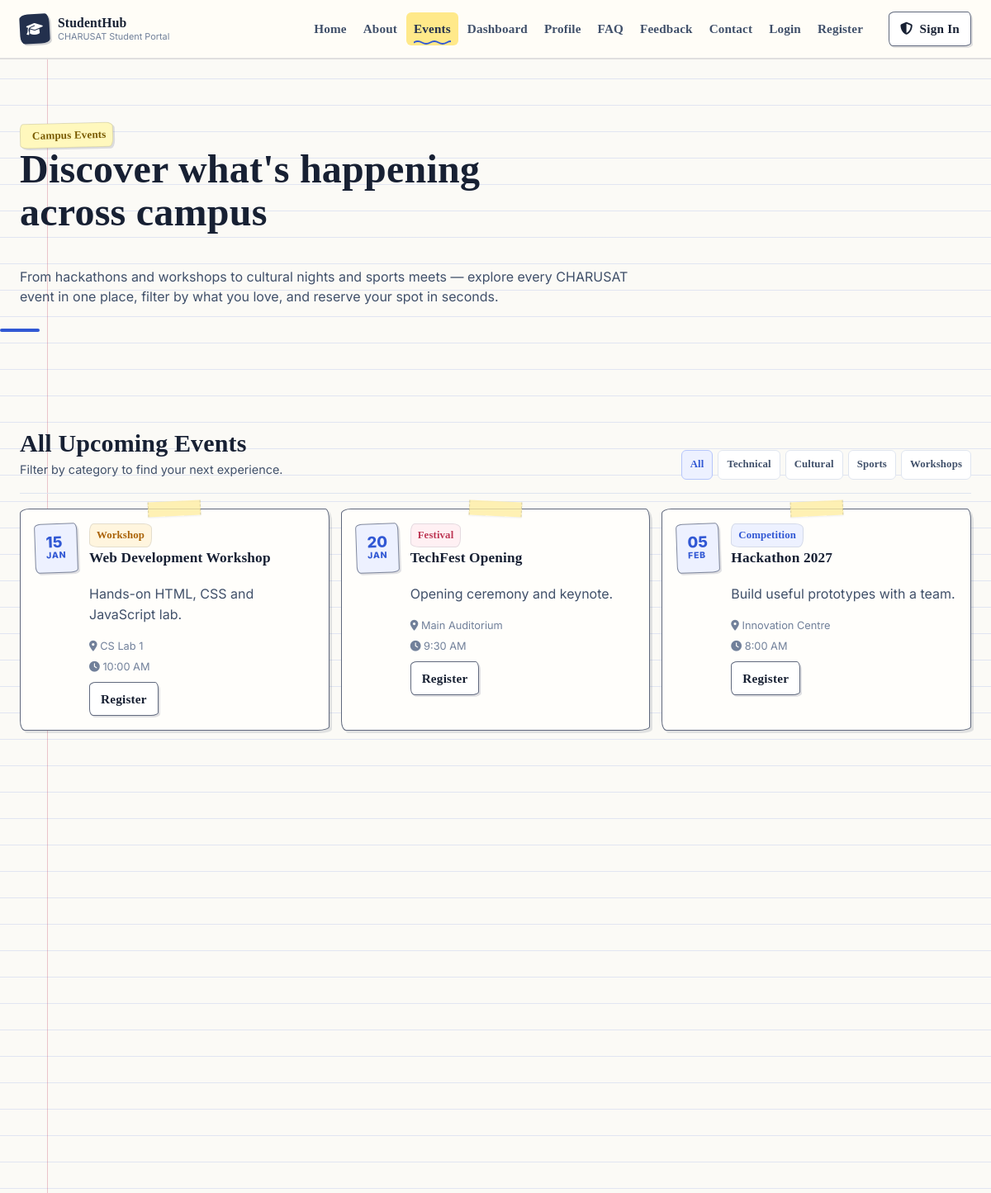
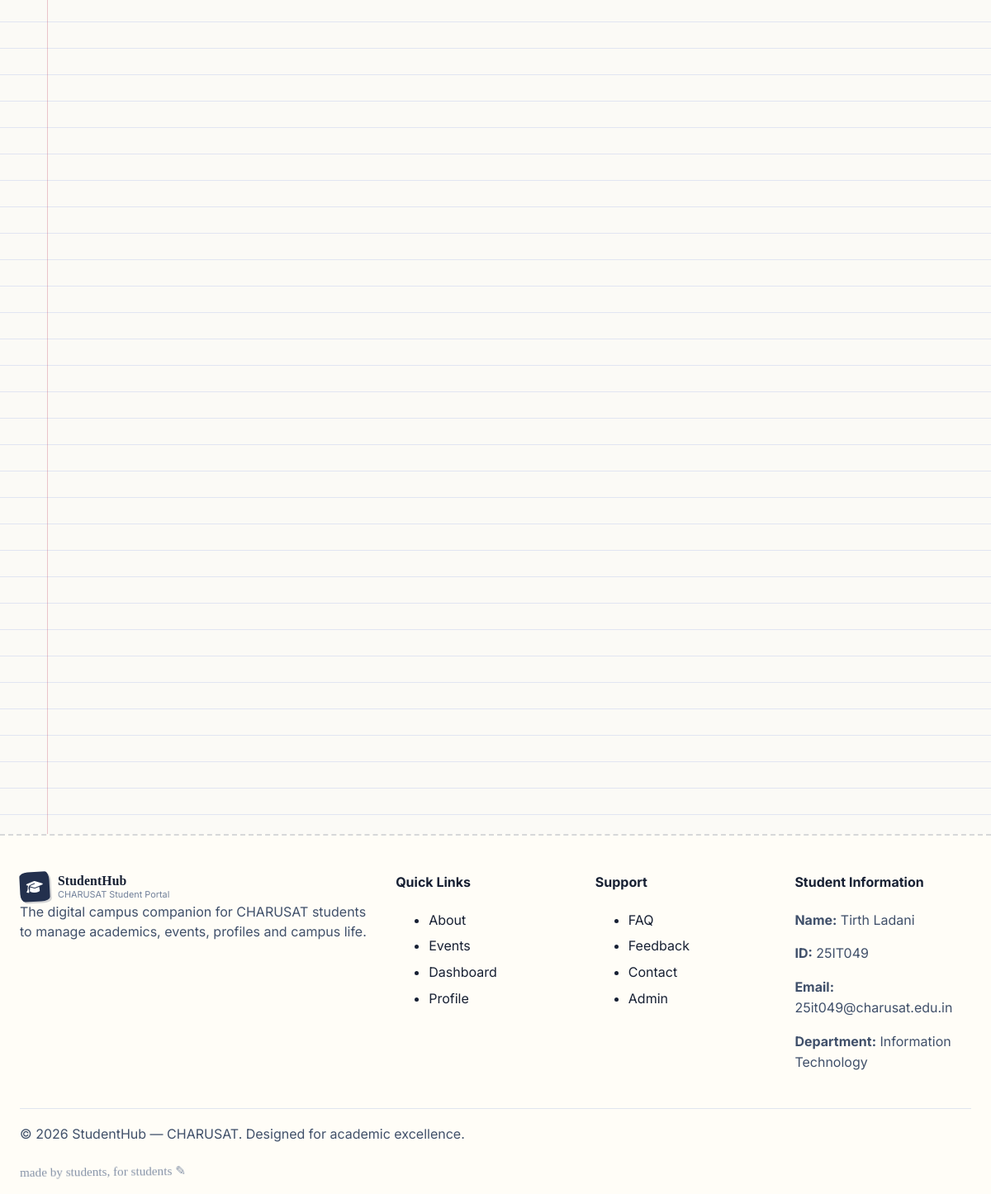
Screenshot of /events.php with the database file from the repository (2 pictures, top to bottom).
### tables this page shows
CREATE TABLE IF NOT EXISTS events (
 id INT UNSIGNED AUTO_INCREMENT PRIMARY KEY, title VARCHAR(180) NOT NULL, description TEXT NOT NULL,
 category VARCHAR(80) NOT NULL DEFAULT 'General', event_date DATETIME NOT NULL, venue VARCHAR(180) NOT NULL,
 capacity INT UNSIGNED NOT NULL DEFAULT 100, poster VARCHAR(255) NULL, status ENUM('published','draft','closed') NOT NULL DEFAULT 'published',
 created_by INT UNSIGNED NULL, created_at TIMESTAMP DEFAULT CURRENT_TIMESTAMP, updated_at TIMESTAMP DEFAULT CURRENT_TIMESTAMP ON UPDATE CURRENT_TIMESTAMP,
 CONSTRAINT fk_events_creator FOREIGN KEY(created_by) REFERENCES users(id) ON DELETE SET NULL,
 UNIQUE KEY uq_events_title_date(title,event_date),
 INDEX idx_events_date_status(event_date,status)
);

### includes/security.php (called while the page is built, shortened)
<?php
function sh_e($v): string { return htmlspecialchars((string)$v, ENT_QUOTES|ENT_SUBSTITUTE, 'UTF-8'); }

### events.php (the view, shortened to what this page needs)
<?php
require_once __DIR__ . '/config/database.php';
require_once __DIR__ . '/includes/security.php';
$isLoggedIn = !empty($_SESSION['user_id']);
$userRole   = $_SESSION['user_role'] ?? '';
$userRegistered = [];
$events = [];
$res = $db->query("
    SELECT e.*,
           (SELECT COUNT(*) FROM registrations r WHERE r.event_id = e.id AND r.status = 'registered') AS attendees
    FROM events e
    WHERE e.status = 'published'
    ORDER BY e.event_date ASC
");
if ($res) {
    $events = $res->fetch_all(MYSQLI_ASSOC);
}
function getCatClass($category) {
    $c = strtolower(trim($category));
    if (strpos($c, 'tech') !== false || strpos($c, 'comp') !== false || strpos($c, 'ai') !== false) return 'technical';
    if (strpos($c, 'cult') !== false || strpos($c, 'fest') !== false || strpos($c, 'music') !== false) return 'cultural';
    if (strpos($c, 'work') !== false || strpos($c, 'sem') !== false || strpos($c, 'train') !== false) return 'workshop';
    return 'technical';
}
?>
<!DOCTYPE html>
<html lang="en">
<head>
  <link rel="stylesheet"
        href="https://cdnjs.cloudflare.com/ajax/libs/font-awesome/6.6.0/css/all.min.css">
  <link rel="stylesheet" href="css/style.css">
</head>
<body class="theme-teal events-page">
  <header class="header">
    <div class="container">
      <div class="header-wrapper">
        <a href="index.php" class="logo">
          <div class="logo-box">
            <i class="fa-solid fa-graduation-cap"></i>
          </div>
          <div class="logo-text">
            <h2>StudentHub</h2>
            <span>CHARUSAT Student Portal</span>
          </div>
        </a>
        <nav class="navbar">
          <a href="index.php">Home</a>
          <a href="about.php">About</a>
          <a href="events.php" class="active">Events</a>
          <a href="dashboard.php">Dashboard</a>
          <a href="profile.php">Profile</a>
          <a href="faq.php">FAQ</a>
          <a href="feedback.php">Feedback</a>
          <a href="contact.php">Contact</a>
          <?php if (!$isLoggedIn): ?>
            <a href="login.php">Login</a>
            <a href="register.php">Register</a>
          <?php else: ?>
            <a href="logout.php">Logout</a>
          <?php endif; ?>
        </nav>
        <div class="header-right">
          <?php if ($userRole === 'admin'): ?>
            <a href="admin_dashboard.php" class="btn btn-admin">
              <i class="fa-solid fa-shield-halved"></i>
              Admin
            </a>
          <?php else: ?>
            <a href="login.php" class="btn btn-admin">
              <i class="fa-solid fa-shield-halved"></i>
              Sign In
            </a>
          <?php endif; ?>
        </div>
      </div>
    </div>
  </header>
  <main class="events-shell">
    <section class="events-hero">
      <div class="container">
        <div class="events-hero-inner">
          <span class="section-badge">
            Campus Events
          </span>
          <h1>Discover what's happening<br><span>across campus</span></h1>
          <p>
            From hackathons and workshops to cultural nights and sports meets —
            explore every CHARUSAT event in one place, filter by what you love,
            and reserve your spot in seconds.
          </p>
        </div>
      </div>
    </section>
    <section class="section events-listing">
      <div class="container">
        <div class="events-toolbar">
          <div>
            <h2 class="events-toolbar-title">All Upcoming Events</h2>
            <p class="events-toolbar-sub">Filter by category to find your next experience.</p>
          </div>
          <div class="events-filter" role="tablist" aria-label="Filter events by category">
            <button class="events-filter-btn active" type="button" data-filter="all">All</button>
            <button class="events-filter-btn" type="button" data-filter="technical">Technical</button>
            <button class="events-filter-btn" type="button" data-filter="cultural">Cultural</button>
            <button class="events-filter-btn" type="button" data-filter="sports">Sports</button>
            <button class="events-filter-btn" type="button" data-filter="workshop">Workshops</button>
          </div>
        </div>
        <div class="events-grid events-collection">
          <?php foreach ($events as $idx => $ev):
              $catClass = getCatClass($ev['category']);
              $timestamp = strtotime($ev['event_date']);
              $day = date('d', $timestamp);
              $month = strtoupper(date('M', $timestamp));
              $isReg = isset($userRegistered[(int)$ev['id']]);
          ?>
            <div class="event-card" data-category="<?= sh_e($catClass) ?>">
              <div class="event-date">
                <span class="day"><?= sh_e($day) ?></span>
                <span class="month"><?= sh_e($month) ?></span>
              </div>
              <div class="event-content">
                <span class="event-tag <?= sh_e($catClass) ?>"><?= sh_e($ev['category']) ?></span>
                <h3><?= sh_e($ev['title']) ?></h3>
                <p><?= sh_e($ev['description']) ?></p>
                <div class="event-meta">
                  <span><i class="fa-solid fa-location-dot"></i> <?= sh_e($ev['venue']) ?></span>
                  <span><i class="fa-solid fa-clock"></i> <?= date('g:i A', $timestamp) ?></span>
                </div>
                <?php if (!$isLoggedIn): ?>
                  <a href="login.php?redirect=events.php" class="btn btn-outline">Register</a>
                <?php elseif ($isReg): ?>
                  <span class="btn btn-outline" style="border-color:#0d9488;color:#0d9488;cursor:default;">
                    <i class="fa-solid fa-check"></i> Registered
                  </span>
                <?php endif; ?>
              </div>
            </div>
          <?php endforeach; ?>
        </div>
      </div>
    </section>
  </main>
  <footer class="footer">
    <div class="container">
      <div class="footer-grid">
        <div class="footer-brand">
          <a href="index.php" class="logo">
            <div class="logo-box">
              <i class="fa-solid fa-graduation-cap"></i>
            </div>
            <div class="logo-text">
              <h2>StudentHub</h2>
              <span>CHARUSAT Student Portal</span>
            </div>
          </a>
          <p>
            The digital campus companion for CHARUSAT students to manage
            academics, events, profiles and campus life.
          </p>
        </div>
        <div>
          <h4>Quick Links</h4>
          <ul>
            <li><a href="about.php">About</a></li>
            <li><a href="events.php">Events</a></li>
            <li><a href="dashboard.php">Dashboard</a></li>
            <li><a href="profile.php">Profile</a></li>
          </ul>
        </div>
        <div>
          <h4>Support</h4>
          <ul>
            <li><a href="faq.php">FAQ</a></li>
            <li><a href="feedback.php">Feedback</a></li>
            <li><a href="contact.php">Contact</a></li>
            <li><a href="admin_dashboard.php">Admin</a></li>
          </ul>
        </div>
        <div>
          <h4>Student Information</h4>
          <p><strong>Name:</strong> Tirth Ladani</p>
          <p><strong>ID:</strong> 25IT049</p>
          <p><strong>Email:</strong> 25it049@charusat.edu.in</p>
          <p><strong>Department:</strong> Information Technology</p>
        </div>
      </div>
      <div class="footer-bottom">
        <p>© <span data-year><?= date('Y') ?></span> StudentHub — CHARUSAT. Designed for academic excellence.</p>
      </div>
    </div>
  </footer>
</body>
</html>

### rows the page displays
events: event_date "15", event_date "JAN", category "Workshop", title "Web Development Workshop", description "Hands-on HTML, CSS and JavaScript lab.", venue "CS Lab 1", event_date "10:00 AM"
events: event_date "20", event_date "JAN", category "Festival", title "TechFest Opening", description "Opening ceremony and keynote.", venue "Main Auditorium", event_date "9:30 AM"
events: event_date "05", event_date "FEB", category "Competition", title "Hackathon 2027", description "Build useful prototypes with a team.", venue "Innovation Centre", event_date "8:00 AM"
